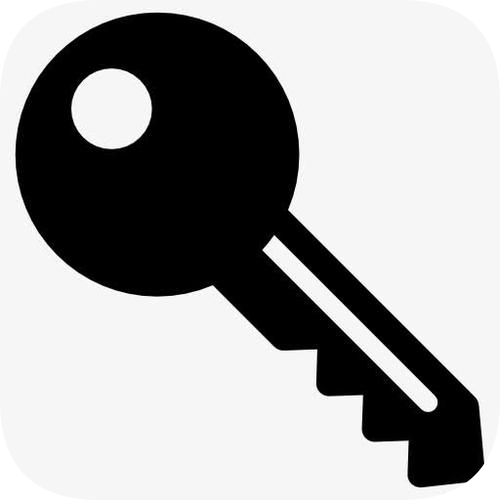
#> input picture Image-To-String/key.png, 500 x 500 px
$ python toascii.py key.png
#> lines starting #> are read from the running program, lines starting #| are printed output that depends on the picture
import argparse

from PIL import Image

# 构建命令行输入参数处理 ArgumentParser 的实例
parser = argparse.ArgumentParser()

# 定义输入文件、输出文件、输出字符画的宽和高
parser.add_argument('file')
parser.add_argument('-o', '--output')
parser.add_argument('--width', type=int, default=80)
parser.add_argument('--height', type=int, default=80)

# 解析并获取参数
args = parser.parse_args()

IMG = args.file
OUTPUT = args.output
WIDTH = args.width
HEIGHT = args.height

# 字符画所用的字符表
ascii_char = list("$@B%8&WM#*oahkbdpqwmZO0QLCJUYXzcvunxrjft/\|()1{}[]?-_+~<>i!lI;:,\"^`'. ")


def get_char(r, g, b, alpha=256):
    """
    将256个灰度映射到list的字符上

    :param r:       int     红色
    :param g:       int     绿色
    :param b:       int     蓝色
    :param alpha:   int     透明度
    :return:        str     灰度值对应的字符
    """

    # 如果透明度为0，返回空字符
    if alpha == 0:
        return ' '

    # 获取字符数组的长度
    length = len(ascii_char)
    # 将 RGB 值转为灰度值 gray，灰度值范围为 0-255
    gray = int(0.2126 * r + 0.7152 * g + 0.0722 * b)
    # 灰度值范围为 0-255，而字符集只有 70
    # 需要进行如下处理才能将灰度值映射到指定的字符上
    unit = (256.0 + 1) / length

    return ascii_char[int(gray / unit)]


if __name__ == '__main__':
    img = Image.open(IMG)
#> img is the input picture: PIL image 500x500 RGBA; mean R, G, B, A 158.3, 158.3, 158.3, 248.2
    img = img.resize((WIDTH, HEIGHT), Image.NEAREST)
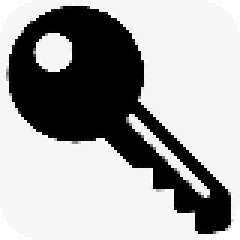
#> img: PIL image 80x80 RGBA (shown 3 times larger); mean R, G, B, A 158.8, 158.8, 158.8, 248.2; transparent parts drawn white

    txt = ""
    for i in range(HEIGHT):
        for j in range(WIDTH):
            # 将 (j,i) 坐标的 RGB 像素转为字符后添加到 txt 字符串
            txt += get_char(*img.getpixel((j, i)))

        txt += '\n'

    # 输出到文件
    if OUTPUT:
        with open(OUTPUT, 'w') as f:
            f.write(txt)
    else:
        with open('output.txt', 'w') as f:
            f.write(txt)
